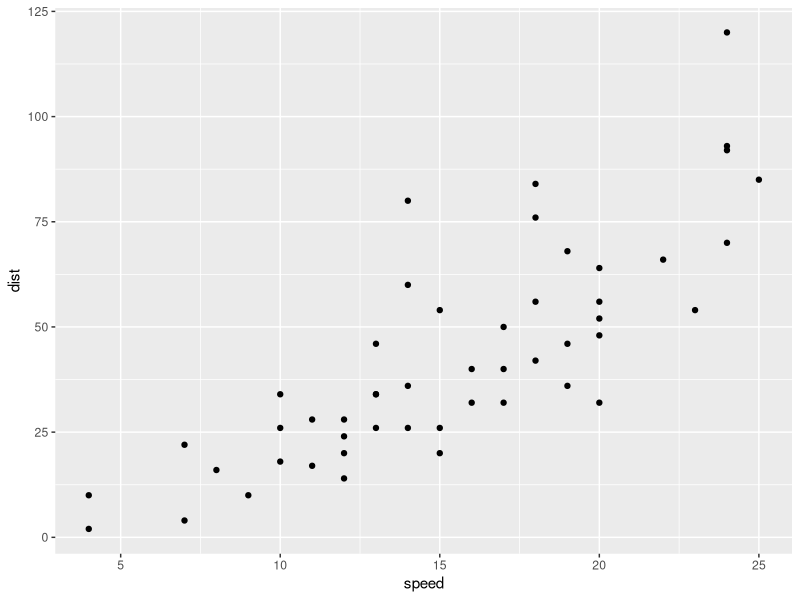
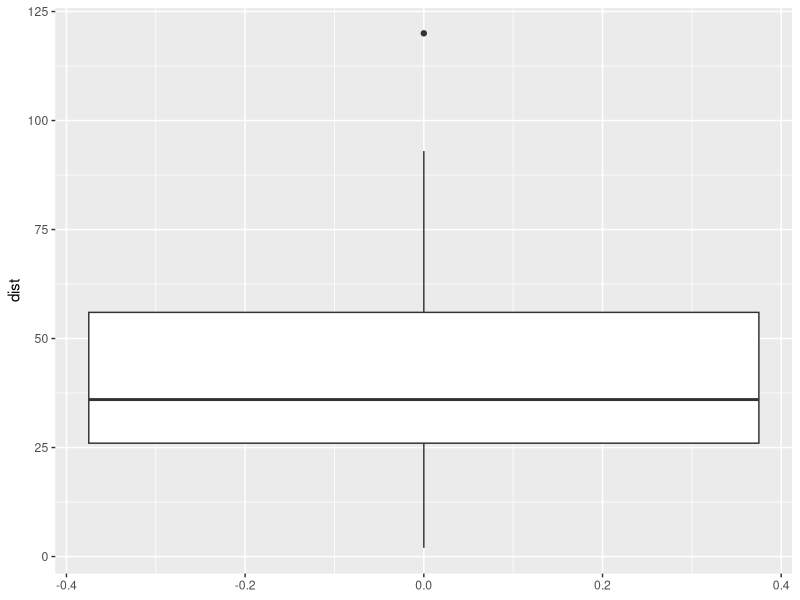

Write R code to recreate these figures, in order.
# MODELOS DE PREDICCION
# REGRESION LINEAL SIMPLE

library(tidyverse)

data(cars)
head(cars)

# =====================
# analisis exploratorio
# =====================

cars %>% ggplot(
    aes(
      x = speed,
      y = dist
    )
  ) +
  geom_point()

# tendencia al crecimeinto, un modelo lineal puede servir

cars %>% ggplot(
  aes(x = dist)
  ) +
  geom_boxplot() +
  coord_flip()

# si hay muchos outliers regresion lineal no es muy confiable

cor(cars$speed, cars$dist) # coeficiente de correlacion



